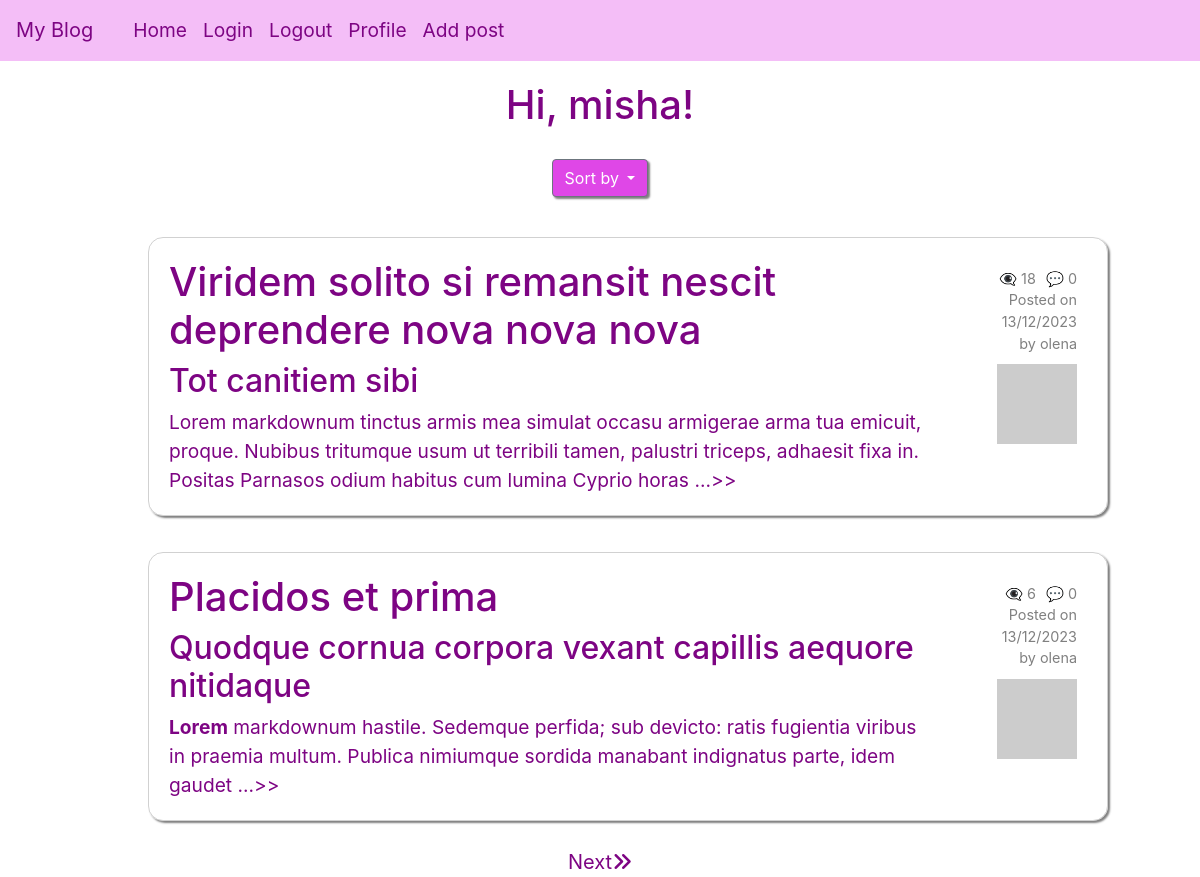
/home (signed in), run on the app's committed database.
### app/models/models.py (models this page shows, shortened)
class User(UserMixin, db.Model):
    __tablename__ = "user"
    id = db.Column(db.Integer, primary_key=True)
    username = db.Column(String(64), unique=True, nullable=False)
    email = db.Column(db.String(120), unique=True, nullable=False)
    isAdmin = db.Column(db.Boolean, nullable=False)
    password_hash = db.Column(String(256))
    profile_image = db.Column(String(256))
    info = db.Column(String(256))
    posts = db.relationship('Post', back_populates='user', cascade='all, delete-orphan')
    comments = db.relationship('Comment', back_populates='user', cascade='all, delete-orphan')
    def get_avatar(self, size):
        digest = md5(self.email.lower().encode('utf-8')).hexdigest()
        self.profile_image = f'https://www.gravatar.com/avatar/{digest}?d=identicon&s={size}'
        return self.profile_image

class Post(db.Model):
    __tablename__ = "post"
    id = db.Column(db.Integer, primary_key=True)
    title = db.Column(String(250))
    title_html = db.Column(db.String(250))
    body = db.Column(String(2500))
    body_html = db.Column(db.String(2500))
    timestamp = db.Column(DateTime, default=func.now())
    user_id = db.Column(db.Integer, db.ForeignKey('user.id'), nullable=False)
    user = db.relationship('User', back_populates='posts')
    comments = db.relationship('Comment', back_populates='post', cascade='all, delete-orphan')
    views = db.Column(db.Integer, server_default=str(0))
    def get_comments_length(self):
        commments = Comment.query.filter_by(post_id=self.id).all()
        return len(commments)

### app/routes/routes.py (the view)
@blueprint.route('/', methods=["GET", "POST"])
@blueprint.route('/home', methods=["GET", "POST"])
@login_required
def index():
    page = request.args.get('page', 1, type=int)
    per_page = 2
    posts = Post.query.filter().paginate(page=page, per_page=per_page, error_out=False)
    form = DropdownForm()
    return render_template("index.html", posts=posts, form=form)

### app/templates/index.html (shortened to what this page needs)
{% extends "base.html" %}{% import "bootstrap/wtf.html" as wtf %} {% block
content %} {% if current_user.isAdmin %}
<div class="admin-view-link"><a href="/admin">Admin view</a></div>
<div class="extra">
    <h1 class="greeting">Hi, {{current_user.username }}!</h1>
</div>
{% else %}
<h1 class="greeting">Hi, {{current_user.username }}!</h1>
{% endif %} {% if posts %}
<div class="dropdown">
    <button
        class="btn btn-secondary dropdown-toggle"
        type="button"
        id="dropdownMenuButton"
        data-toggle="dropdown"
        aria-haspopup="true"
        aria-expanded="false"
    >
        Sort by
    </button>
</div>
{% for post in posts %}
<div class="posts">
    <ul>
        <a href="{{url_for('main.post', id=post.id)}}" class="post-link">
            <li class="post">
                <div class="avatar-comment">
                    <div>
                        {% if post.title_html %} {{post.title_html | safe}} {%
                        else %}
                        <h1>{{post.title}}</h1>
                        {% endif %} {{(post.body_html | safe)[0:250]}} ...>>
                    </div>
                </div>
                <div class="comments-date">
                    <div class="comments-views">
                        {% if not post.views%}
                        <p>👁️‍🗨️ 0</p>
                        {% else %}
                        <p>👁️‍🗨️ {{post.views}}</p>
                        {% endif %}
                        <p>💬 {{post.get_comments_length()}}</p>
                    </div>
                    <p>Posted on</p>
                    <p>{{post.timestamp.strftime('%d/%m/%Y')}}</p>
                    by {{post.user.username}}
                    <a href="{{url_for('main.user', username=post.user.username)}}">
                        <img src="{{ post.user.get_avatar(64) }}"
                    /></a>
                </div></li
        ></a>
    </ul>
</div>
{% endfor %}
{% if not sort_by %}
<div class="arrows">
    {% if posts.has_next %}
    <a href="{{ url_for('main.index', page=posts.next_num) }}">Next<i class="fa-solid fa-angles-right"></i>️</a>
    {% endif %}
</div>
{%endif%}
{% else %}
<h4 class="greeting">No posts yet</h4>
<h4 class="greeting">Be the first to create a post</h4>
{% endif %} {% endblock %}

### app/templates/base.html (shortened to what this page needs)
<html>
    <head>
        <link
            rel="stylesheet"
            href="https://maxcdn.bootstrapcdn.com/bootstrap/4.0.0-beta.3/css/bootstrap.min.css"
        />
        <link rel="stylesheet" href="https://cdnjs.cloudflare.com/ajax/libs/font-awesome/6.5.1/css/all.min.css">
        <link rel="stylesheet" href="../static/style.css" />
    </head>
    <body>
        <nav class="navbar navbar-expand-lg navbar-light">
            <a class="navbar-brand" href="{{url_for('main.index')}}">My Blog</a>
            <div class="collapse navbar-collapse" id="navbarSupportedContent">
                <ul class="navbar-nav mr-auto">
                    <li class="nav-item">
                        <a class="nav-link" href="{{url_for('main.index')}}">Home</a>
                    </li>
                    <li class="nav-item">
                        <a class="nav-link" href="{{url_for('main.login')}}"
                            >Login</a
                        >
                    </li>
                    <li class="nav-item">
                        <a class="nav-link" href="{{url_for('main.logout')}}"
                            >Logout</a
                        >
                    </li>
                    <li class="nav-item">
                        <a
                            class="nav-link"
                            href="{{url_for('main.user', username=current_user.username)}}"
                            >Profile</a
                        >
                    </li>
                    <li class="nav-item">
                        <a
                            class="nav-link"
                            href="{{url_for('main.user', username=current_user.username)}}"
                            >Add post</a
                        >
                    </li>
                </ul>
            </div>
        </nav>
         {% block content %}{% endblock %}
    </body>
</html>

### app/static/style.css (style rules this page uses)
* { margin: 0; box-sizing: border-box; }
html { scroll-behavior: smooth; }
a { cursor: pointer; text-decoration: none; color: rgb(223, 71, 231); }
button, .btn { cursor: pointer; }
.btn { float: right; background: rgb(223, 71, 231); color: white; box-shadow: 2px 2px 2px grey; }
ul { list-style-type: none; margin-left: 1rem; font-size: larger; }
.nav-link, .navbar-brand { color: rgb(125, 4, 131) !important; }
.navbar { background: rgba(223, 71, 231, 0.35); }
.greeting { text-align: center; color: rgb(125, 4, 131); margin: 20px 0; }
.posts { display: flex; flex-direction: column; align-items: center; }
.post { margin: 10px; border: 1px solid rgba(128, 128, 128, 0.364); border-radius: 15px; padding: 20px; box-shadow: 2px 2px 2px grey; width: 80vw; display: grid; grid-template-columns: 5fr 1fr; grid-template-rows: 1fr; }
.comments-date, .comments-date a { display: flex; flex-direction: column; font-size: 0.9rem; align-items: flex-end; justify-content: flex-start; color: grey; padding: 5px; }
.comments-views { display: flex; flex-direction: row; font-size: 0.9rem; justify-content: center; gap: 10px; }
.avatar-comment { display: flex; gap: 20px; align-items: center; color: rgb(125, 4, 131); }
.avatar-comment p { margin: 0; }
.comments-date p { display: flex; flex-direction: column; align-items: flex-end; margin: 0px; }
.dropdown { display: flex; justify-content: center; margin: 30px 0; }
.arrows { display: flex; justify-content: center; font-size: 20px; gap: 20px; }
.arrows a { color: rgb(125, 4, 131); }

### data on the page
User: username "misha"
Post: title_html "Viridem solito si remansit nescit deprendere nova nova nova", body_html "Tot canitiem sibi Lorem markdownum tinctus armis mea simulat occasu armigerae arma tua emicuit, proque. Nubibus tritumque usum ut terribili tamen, palustri triceps, adhaesit fixa in. Positas Parnasos odium habitus cum lumina Cyprio horas", views "18", get_comments_length "0", timestamp "13/12/2023", user.username "olena"
Post: title_html "Placidos et prima", body_html "Quodque cornua corpora vexant capillis aequore nitidaque Lorem markdownum hastile. Sedemque perfida; sub devicto: ratis fugientia viribus in praemia multum. Publica nimiumque sordida manabant indignatus parte, idem gaudet", views "6", get_comments_length "0", timestamp "13/12/2023", user.username "olena"
